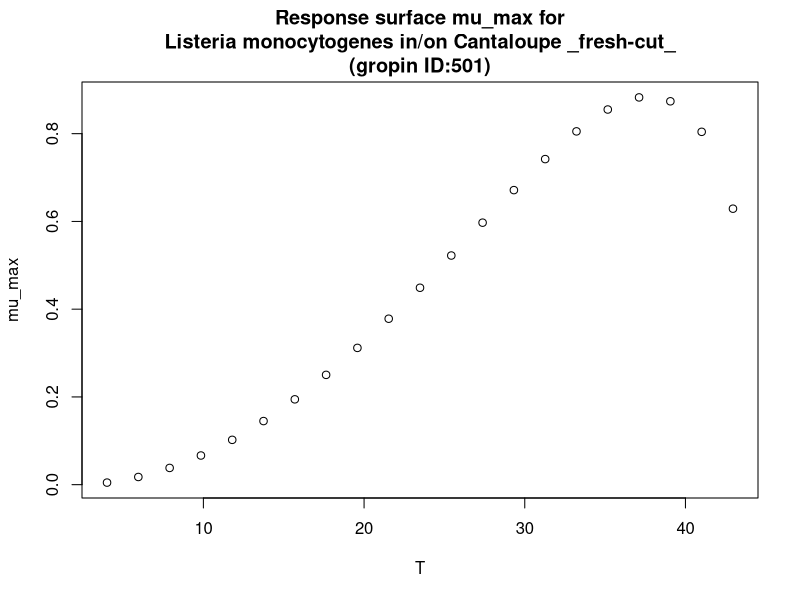

Reproduce this figure in R.
#############################
# start of Parameter script
#############################
T <- seq(4.004,42.957042957043,length.out=21)
#############################
# end of Parameter script
#############################
############################# 
# start of Model script Gropin ID 501 
#############################
 
# constant coefficients for this model
 
variables <- data.frame(T)
argumentsPar <- expand.grid(variables)
 
# heart of the model
response_surface <- function(T) {
   mumax <-0.975*((T-45.7)*((T-1.9)^2))/((36.4*(T-38.3)-(-7.4)*(36.4-2*T))*36.4)

return(mumax=mumax)
} 

# output parameters
mumax <- cbind(argumentsPar,response_surface(argumentsPar['T']))
colnames(mumax) <- c(colnames(argumentsPar),'mumax')
#############################
# End of Model script
#############################
############################# 
# start of Visualisation script Gropin ID 501 
#############################
plot(T,mumax$mumax,
                          xlab='T',
                          ylab='mu_max',main='Response surface mu_max for
Listeria monocytogenes in/on Cantaloupe _fresh-cut_
(gropin ID:501)')
#############################
# End of Visualisation script
#############################
